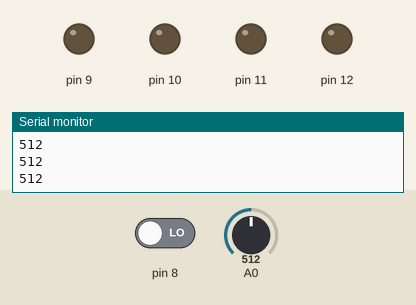
Bench run of a sketch on a simulated Arduino Uno, built with avr-gcc and run on an emulated ATmega328P. Shown: output pins drawn as LEDs (lit = HIGH), the last lines printed to the serial monitor. The test bench sets the inputs (shaded band); at power-on: pin 8 LOW, A0 = 512.

Above: at 1.2 s.
1.3 s: pin 8 driven HIGH
At 2.6 s:
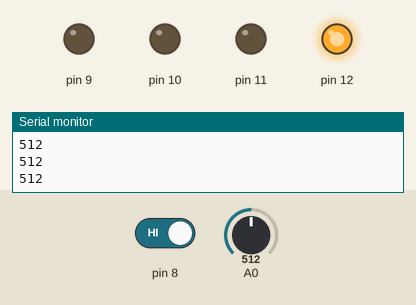
2.9 s: A0 set to 495
4.4 s: A0 set to 469
At 5.3 s:
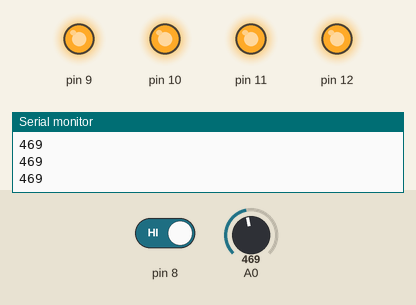
6.0 s: pin 8 driven LOW
At 6.7 s:
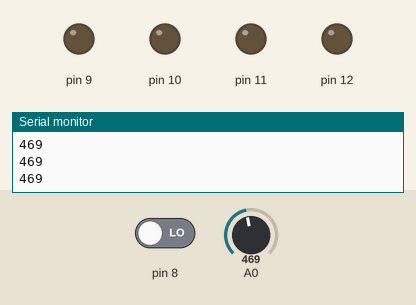
Timing chart, 0 to 8.6 s (numbered marks = the images above; inputs shaded):
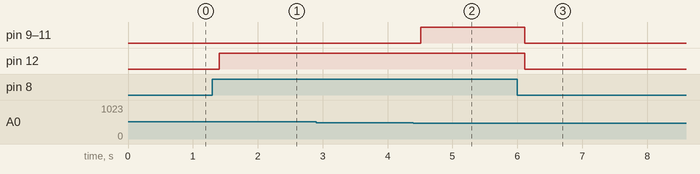

The sketch:

CODE.ino
```cpp
int sensorValue=0;
void setup()
{
  Serial.begin(9600);
  pinMode(8, INPUT);
  pinMode(9, OUTPUT);
   pinMode(10, OUTPUT);
   pinMode(11, OUTPUT);
   pinMode(12, OUTPUT);
}

void loop()
{
  sensorValue= analogRead(A0);
 Serial.println(sensorValue);
  int reading= digitalRead(8);
  delay(100);
  if(reading==HIGH && sensorValue<=480)
  {
   digitalWrite(9,HIGH);
   digitalWrite(10,HIGH);
    digitalWrite(11,HIGH);
    digitalWrite(12,HIGH);
  }
  else if(reading==HIGH && sensorValue>480)
  {digitalWrite(12,HIGH);}
  else
  {digitalWrite(9,LOW);
   digitalWrite(10,LOW);
   digitalWrite(11,LOW);
   digitalWrite(12,LOW);
  }
}
```

Measured:
- the behaviour switches between 481 and 480 on A0 (found by bisection; images 1 and 2)
- after the input at 1.3 s, pin 12: LOW → HIGH after 0.10 s
- after the input at 4.4 s, pin 9–11: LOW → HIGH after 0.11 s
- after the input at 6.0 s, pin 9–12: HIGH → LOW after 0.12 s
